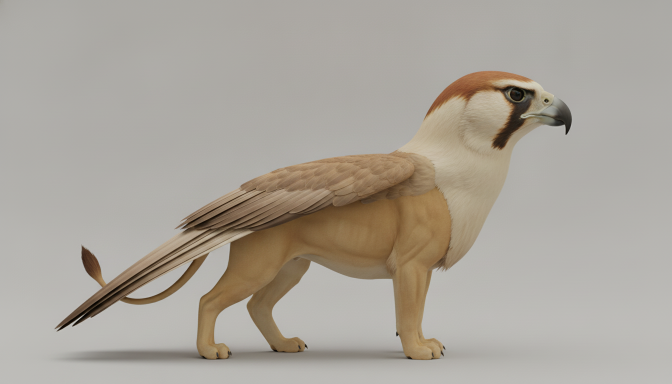
#> input picture refs/akhekh/sources/side.png, 1344 x 768 px, found by its file name (shown at 1/2 size)
$ python compose.py refs/akhekh/akhekh-1.png refs/akhekh/sources/side.png:144:714 //
#> lines starting #> are read from the running program, lines starting #| are printed output that depends on the picture; after the words box and inside, x2 and y2 are one past the last pixel; in counts of white or black regions, pixels touching at a corner belong together
"""Put separately generated views together into one turnaround sheet.

    python3 tools/refs/compose.py OUT.png VIEW.png:CROWN:GROUND [VIEW.png:CROWN:GROUND ...]

Used when an image model cannot hold a design across a whole sheet but can draw one view at a time (the Akhekh's
doubled head shrank on every full sheet). Each view is given with two heights in its own pixels: the top of the head
and the ground under the feet. Every view is scaled so that height matches the first view's, then all share one scale
and one ground line, left to right in the order given. The background of each view is evened out to one flat grey and
only the creature and its shadow are blended in, so no seams show. Example (refs/akhekh/akhekh-1.png):

    python3 tools/refs/compose.py refs/akhekh/akhekh-1.png refs/akhekh/sources/side.png:144:714 \\
        refs/akhekh/sources/front.png:122:726 refs/akhekh/sources/back.png:164:684
"""
import sys
import numpy as np
from PIL import Image, ImageFilter

W, H, BG, GAP, MARGIN, PAD = 2688, 1536, 226.0, 50, 40, 40


def blur(x):
    """A wide blur of a float image: at quarter size, three passes of a separable box filter (close to a Gaussian)."""
    h, w = x.shape
    sm = np.asarray(Image.fromarray(x.astype(np.float32), mode='F').resize((w // 4, h // 4), Image.BILINEAR))
    k = np.ones(31, np.float32) / 31
    for _ in range(3):
        sm = np.apply_along_axis(lambda r: np.convolve(np.pad(r, 15, mode='edge'), k, 'valid'), 1, sm)
        sm = np.apply_along_axis(lambda c: np.convolve(np.pad(c, 15, mode='edge'), k, 'valid'), 0, sm)
    return np.asarray(Image.fromarray(sm.astype(np.float32), mode='F').resize((w, h), Image.BILINEAR))


def normalise(img):
    """Divide out the background so it becomes flat BG: mask the subject, then fill the background in under it with
    a normalised blur of the background around it (smooth enough to follow the studio light falloff)."""
    a = np.asarray(img.convert('RGB')).astype(np.float32)
    left, right = np.median(a[:, :24], axis=1), np.median(a[:, -24:], axis=1)
#> left = 768 rows, first 8: [168, 165.5, 161], [168.5, 166.5, 162], [168, 166, 161], [168, 167, 161.5], [169, 167, 162], [169, 166, 162], [169, 166, 162], [169.5, 167, 163]; right = 768 rows, first 8: [170.5, 169, 165], [171, 169, 165], [171, 169, 165], [171, 169, 165], [171, 169, 165], [171, 169, 165], [171, 169, 165], [171, 169, 165]
    t = np.linspace(0, 1, a.shape[1])[None, :, None]
#> t = 1344 values from 0 to 1
    rough = left[:, None, :] * (1 - t) + right[:, None, :] * t
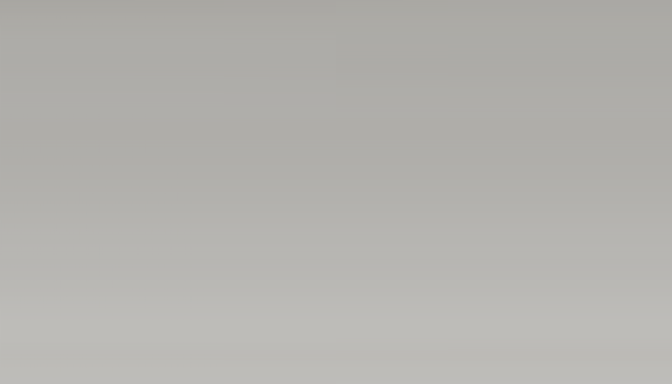
#> rough: shape (768, 1344, 3) float64 (shown at 1/2 size); mean of channels 0, 1, 2 179.8, 178.4, 174.5; drawn as R, G, B
    subject = (np.abs(a - rough).max(axis=2) > 12).astype(np.uint8) * 255
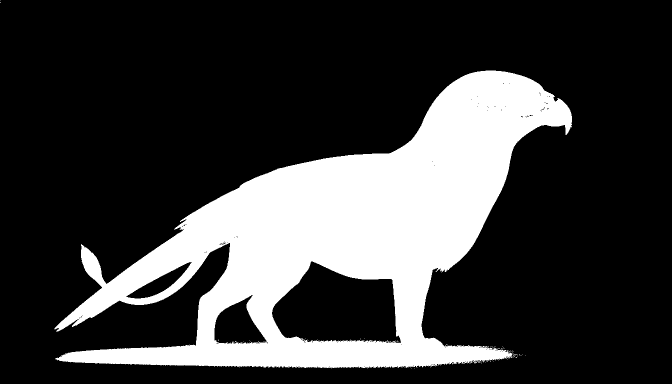
#> subject: shape (768, 1344) (shown at 1/2 size); 23.5% white; 75 white regions (74 under 20 px), largest, box (x1, y1, x2, y2) and area: (109, 141, 1144, 737) 242391
    keep = (np.asarray(Image.fromarray(subject).filter(ImageFilter.MaxFilter(15))) == 0).astype(np.float32)
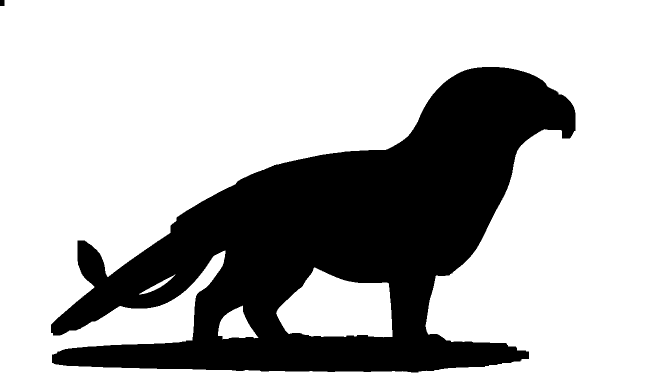
#> keep: shape (768, 1344) float32 (shown at 1/2 size); values 0 (black) and 1 (white), 71.8% white; 2 black regions, box (x1, y1, x2, y2) and area: (102, 134, 1151, 745) 291117, (0, 0, 9, 12) 108
    wsum = blur(keep * 255) + 1e-3
    field = np.stack([blur(a[..., c] * keep) / wsum * 255 for c in range(3)], axis=2)
#> the loop in blur (call 2), `for _ in range(3):` made 3 passes
#> pass 1, in blur (call 2), `sm = np.apply_along_axis(lambda r: np.convolve(np.pad(r, 15, mode='edg..`:
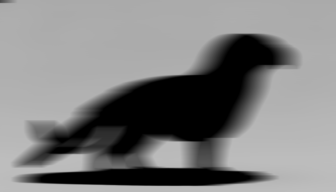
#> sm: shape (192, 336) float32; min 0, max 190.4, mean 127.7
#> pass 1, in blur (call 2), `sm = np.apply_along_axis(lambda c: np.convolve(np.pad(c, 15, mode='edg..`:
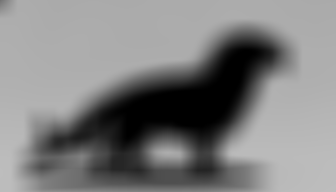
#> sm: shape (192, 336) float32; min 0, max 189.5, mean 128.4
    field = np.where(wsum[..., None] > 8, field, rough)
    return np.clip(a / np.maximum(field, 1) * BG, 0, 255)
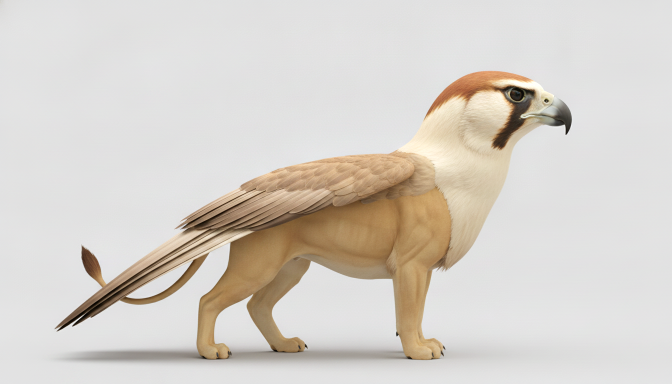
#> returned value: shape (768, 1344, 3) float64 (shown at 1/2 size); mean of channels 0, 1, 2 214.9, 209.1, 202; drawn as R, G, B


def subject_box(n):
    busy = Image.fromarray(((np.abs(n - BG).max(axis=2) > 22) * 255).astype(np.uint8))
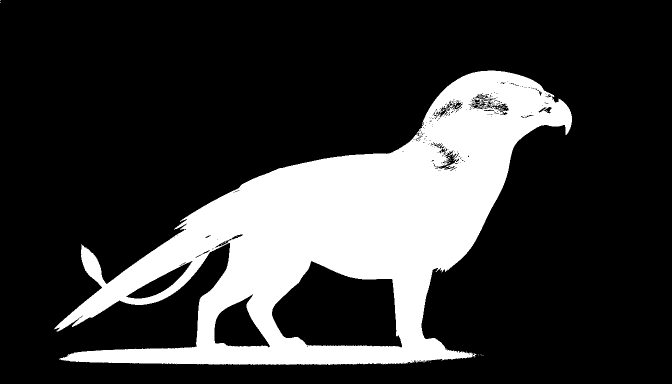
#> busy: PIL image 1344x768 L (shown at 1/2 size); 22.2% white; 47 white regions (46 under 20 px), largest, box (x1, y1, x2, y2) and area: (109, 141, 1144, 730) 229066
    ys, xs = np.nonzero(np.asarray(busy.filter(ImageFilter.MinFilter(5)).filter(ImageFilter.MaxFilter(9))))
    return xs.min(), ys.min(), xs.max(), ys.max()


def soft_mask(crop, feather):
    """Alpha for the creature and its shadow, faded out towards the crop's edges."""
    d = np.abs(np.asarray(crop).astype(np.float32) - BG).max(axis=2)
    d = np.asarray(Image.fromarray(np.clip(d * 8, 0, 255).astype(np.uint8)).filter(ImageFilter.GaussianBlur(3))) / 8.0
    alpha = Image.fromarray((np.clip((d - 3) / 7, 0, 1) * 255).astype(np.uint8))
    alpha = np.asarray(alpha.filter(ImageFilter.MaxFilter(3)).filter(ImageFilter.GaussianBlur(1.5))) / 255.0
    ramp = lambda n: np.clip(np.minimum(np.arange(n), np.arange(n)[::-1]) / feather, 0, 1)
    return alpha * ramp(crop.height)[:, None] * ramp(crop.width)[None, :]


def compose(out, specs):
    views = []
    for spec in specs:
        path, crown, ground = spec.rsplit(':', 2); crown, ground = float(crown), float(ground)
        n = normalise(Image.open(path))
        x0, y0, x1, y1 = subject_box(n)
#> x0 = 112; y0 = 139; x1 = 1145; y1 = 730
        views.append(dict(n=n, box=(x0, y0, x1, max(y1, ground)), ground=ground, height=ground - crown))
    for v in views: v['k'] = views[0]['height'] / v['height']        # each view to the first view's creature height
    widths = [(v['box'][2] - v['box'][0]) * v['k'] for v in views]
    above = max((v['ground'] - v['box'][1]) * v['k'] for v in views)
    below = max((v['box'][3] - v['ground']) * v['k'] for v in views) + 30
    s = min((W - 2 * MARGIN - GAP * (len(views) - 1)) / sum(widths), (H - 2 * MARGIN) / (above + below))
    ground_y = MARGIN + above * s + (H - 2 * MARGIN - (above + below) * s) / 2
    free = W - 2 * MARGIN - sum(widths) * s
    gap = max(GAP, free / (len(views) + 1))
    x = MARGIN + (free - gap * (len(views) - 1)) / 2
    canvas = np.full((H, W, 3), BG, np.float32)
    for v, w in zip(views, widths):
        x0, y0, x1, y1 = v['box']
        h, wd = v['n'].shape[:2]
        cx0, cy0, cx1, cy1 = max(0, x0 - PAD), max(0, y0 - PAD), min(wd, x1 + PAD), min(h, y1 + PAD + 20)
        f = v['k'] * s
        crop = Image.fromarray(v['n'][cy0:cy1, cx0:cx1].astype(np.uint8))
        crop = crop.resize((max(1, round(crop.width * f)), max(1, round(crop.height * f))), Image.LANCZOS)
        alpha = soft_mask(crop, max(4, int(PAD * f * .9)))
        px, py = int(round(x - (x0 - cx0) * f)), int(round(ground_y - (v['ground'] - cy0) * f))
        ys0, xs0, ys1, xs1 = max(0, py), max(0, px), min(H, py + crop.height), min(W, px + crop.width)
        c = np.asarray(crop).astype(np.float32)[ys0 - py:ys1 - py, xs0 - px:xs1 - px]
        al = alpha[ys0 - py:ys1 - py, xs0 - px:xs1 - px, None]
        canvas[ys0:ys1, xs0:xs1] = canvas[ys0:ys1, xs0:xs1] * (1 - al) + c * al
        x += w * s + gap
    Image.fromarray(canvas.astype(np.uint8)).save(out, optimize=True)


if __name__ == '__main__':
    if len(sys.argv) < 3: sys.exit(__doc__)
#> (the run stopped early here; a loop or call above may not have finished)
